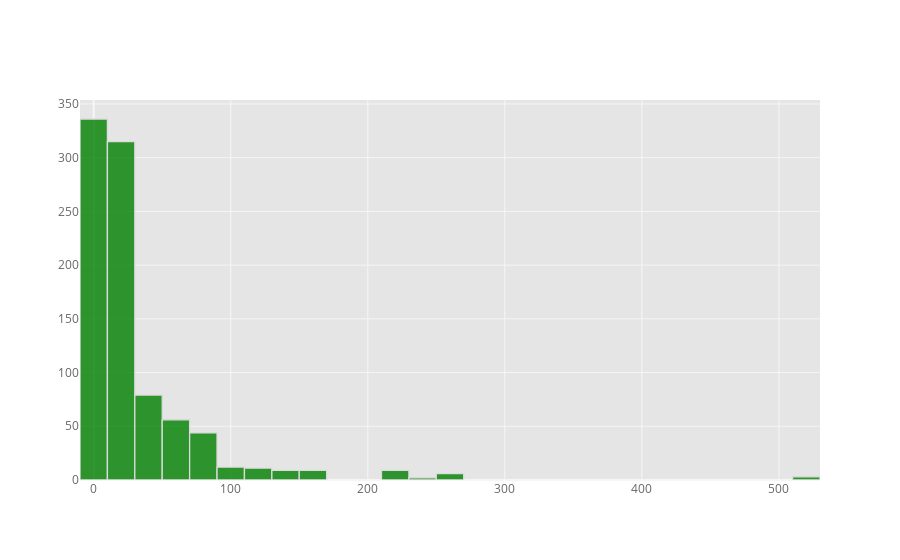

Notebook code for this chart:
### Code cell
df['Fare'].iplot(kind='hist',bins=40,color='Green')

### Figure 1 — Plotly figure (JSON) as saved in the notebook; plotly's stock layout.template omitted (floating-point values rounded to 4 significant figures; data arrays with more than 128 entries replaced by an {"elided": "..."} marker saying what was removed)
{"data": [{"histfunc": "count", "histnorm": "", "marker": {"color": "rgba(0, 128, 0, 1.0)", "line": {"color": "#D9D9D9", "width": 1.3}}, "name": "Fare", "nbinsx": 40, "opacity": 0.8, "orientation": "v", "type": "histogram", "x": {"elided": "891 float values"}}], "layout": {"barmode": "overlay", "legend": {"bgcolor": "#FFFFFF", "font": {"color": "#666666"}}, "paper_bgcolor": "#FFFFFF", "plot_bgcolor": "#E5E5E5", "title": {"font": {"color": "#151516"}}, "xaxis": {"gridcolor": "#F6F6F6", "showgrid": true, "tickfont": {"color": "#666666"}, "title": {"font": {"color": "#666666"}, "text": ""}, "zerolinecolor": "#F6F6F6"}, "yaxis": {"gridcolor": "#F6F6F6", "showgrid": true, "tickfont": {"color": "#666666"}, "title": {"font": {"color": "#666666"}, "text": ""}, "zerolinecolor": "#F6F6F6"}}}
